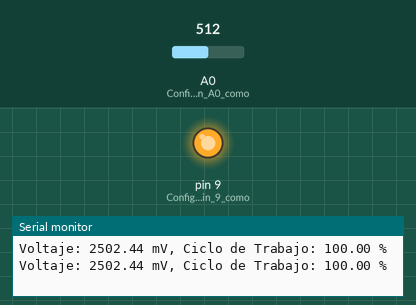
A sketch run on a simulated Arduino Uno, built with avr-gcc and run on an emulated ATmega328P. On the bench: output pins drawn as LEDs (lit = HIGH), the last lines printed to the serial monitor. Inputs (shaded band) come from the test bench; at power-on: A0 (Configurar_el_pin_A0_como) = 512.

Above: at 1.8 s.
1.9 s: A0 (Configurar_el_pin_A0_como) set to 716
At 3.0 s:
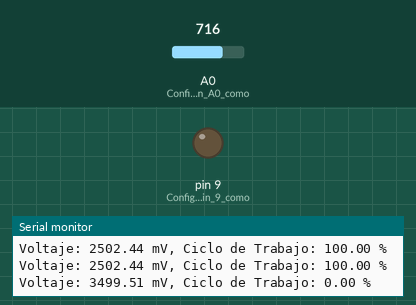
3.5 s: A0 (Configurar_el_pin_A0_como) set to 511
At 4.6 s:
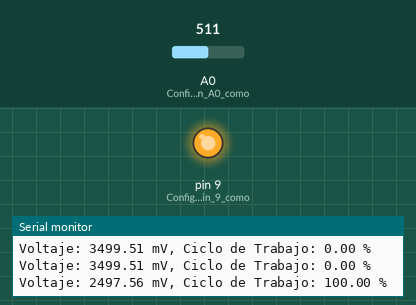
5.5 s: A0 (Configurar_el_pin_A0_como) set to 900
At 7.4 s:
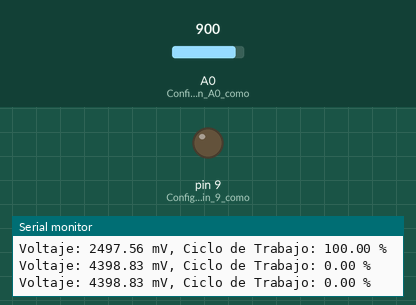
Timing chart, 0 to 8.9 s (numbered marks = the images above; inputs shaded):
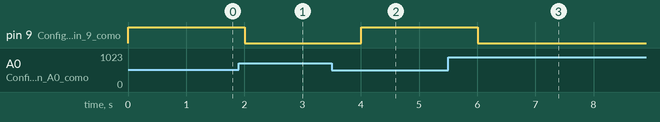

Measured:
- after the input at 1.9 s, pin 9 (Configurar_el_pin_9_como): HIGH → LOW after 0.10 s
- after the input at 3.5 s, pin 9 (Configurar_el_pin_9_como): LOW → HIGH after 0.51 s
- after the input at 5.5 s, pin 9 (Configurar_el_pin_9_como): HIGH → LOW after 0.51 s

The sketch:

controlPID.ino
```cpp
float dc;
float voltage; // Variable para almacenar el voltaje medido
int sensorValue;

// Parámetros PID
float Kp = 2.0; // Constante Proporcional
float Ki = 0.5; // Constante Integral
float Kd = 1.0; // Constante Derivativa

float setPoint = 3000; // Voltaje deseado en mV (3000V)
float previousError = 0;
float integral = 0;

void setup() {
  // Configuración inicial del Arduino
  TCCR1B = 0x18; // Deshabilitar el temporizador
  TCCR1A = 0xA2; // Configuración del Timer-1 en modo Fast PWM

  ICR1 = 1600 - 1;
  OCR1A = (int) (ICR1 * 0.25);
  TCNT1 = 0x0;

  pinMode(9, OUTPUT);  // Configurar el pin 9 como salida (OC1A)
  TCCR1B |= 1; // Prescale=1, habilitar el temporizador

  pinMode(A0, INPUT); // Configurar el pin A0 como entrada
  Serial.begin(9600); // Inicializar la comunicación serie
}

void loop() {
  // Leer el valor analógico del pin A0 y mapearlo a un rango de 0 a 5000 mV
  sensorValue = analogRead(A0);
  voltage = (sensorValue / 1023.0) * 5000;

  // Calcular el error
  float error = setPoint - voltage;

  // Proporcional
  float P = Kp * error;

  // Integral
  integral += error;
  float I = Ki * integral;

  // Derivativo
  float derivative = error - previousError;
  float D = Kd * derivative;

  // Calcular la salida del PID
  float output = P + I + D;

  // Ajustar el ciclo de trabajo del PWM basado en el control PID
  OCR1A = constrain(OCR1A + output, 0, ICR1);
  dc = ((float)OCR1A / (float)ICR1) * 100;

  // Imprimir el ciclo de trabajo y el voltaje medido por el puerto serie
  Serial.print("Voltaje: ");
  Serial.print(voltage);
  Serial.print(" mV, Ciclo de Trabajo: ");
  Serial.print(dc);
  Serial.println(" %");

  // Actualizar el error previo
  previousError = error;

  delay(1000); // Esperar 1 segundo antes de la siguiente lectura
}
```
